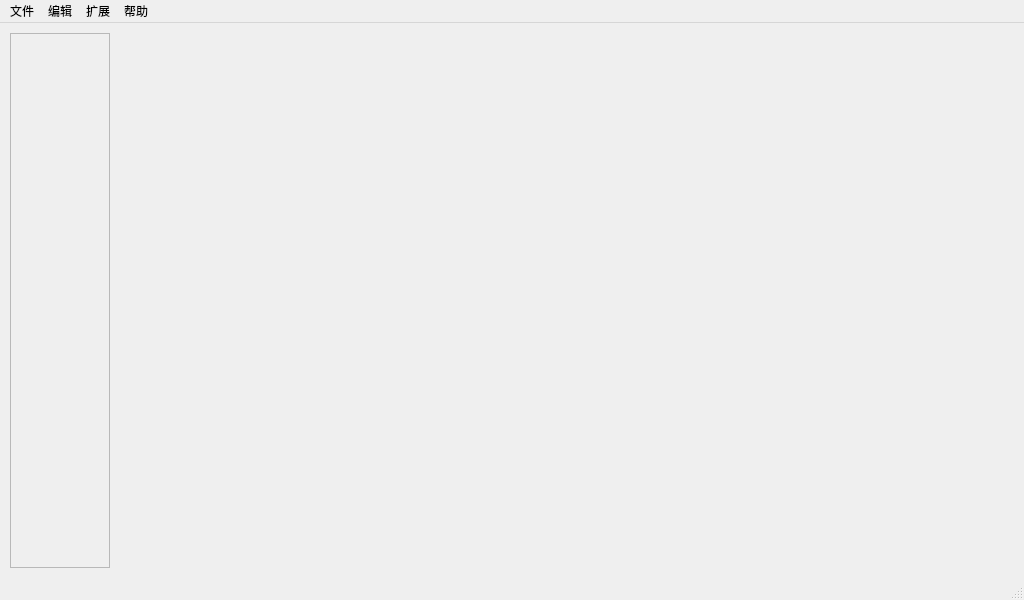
<?xml version="1.0" encoding="UTF-8"?>
<ui version="4.0">
 <class>MainWindow</class>
 <widget class="QMainWindow" name="MainWindow">
  <property name="geometry">
   <rect>
    <x>0</x>
    <y>0</y>
    <width>1024</width>
    <height>600</height>
   </rect>
  </property>
  <property name="minimumSize">
   <size>
    <width>512</width>
    <height>512</height>
   </size>
  </property>
  <property name="font">
   <font>
    <family>萝莉体</family>
   </font>
  </property>
  <property name="windowTitle">
   <string>MainWindow</string>
  </property>
  <widget class="QWidget" name="centralwidget">
   <layout class="QGridLayout" name="gridLayout_2">
    <item row="0" column="0">
     <widget class="QWidget" name="widget_2" native="true">
      <layout class="QHBoxLayout" name="horizontalLayout_2" stretch="1,0">
       <property name="spacing">
        <number>1</number>
       </property>
       <property name="leftMargin">
        <number>1</number>
       </property>
       <property name="topMargin">
        <number>1</number>
       </property>
       <property name="rightMargin">
        <number>1</number>
       </property>
       <property name="bottomMargin">
        <number>1</number>
       </property>
       <item>
        <widget class="ScrollAreaStyle1" name="scrollArea">
         <property name="sizePolicy">
          <sizepolicy hsizetype="Fixed" vsizetype="Expanding">
           <horstretch>0</horstretch>
           <verstretch>0</verstretch>
          </sizepolicy>
         </property>
         <property name="minimumSize">
          <size>
           <width>100</width>
           <height>0</height>
          </size>
         </property>
         <property name="maximumSize">
          <size>
           <width>100</width>
           <height>16777215</height>
          </size>
         </property>
         <property name="horizontalScrollBarPolicy">
          <enum>Qt::ScrollBarAlwaysOff</enum>
         </property>
         <property name="widgetResizable">
          <bool>true</bool>
         </property>
         <widget class="QWidget" name="scrollAreaWidgetContents">
          <property name="geometry">
           <rect>
            <x>0</x>
            <y>0</y>
            <width>98</width>
            <height>533</height>
           </rect>
          </property>
          <layout class="QHBoxLayout" name="horizontalLayout">
           <property name="spacing">
            <number>0</number>
           </property>
           <property name="sizeConstraint">
            <enum>QLayout::SetDefaultConstraint</enum>
           </property>
           <property name="leftMargin">
            <number>0</number>
           </property>
           <property name="topMargin">
            <number>0</number>
           </property>
           <property name="rightMargin">
            <number>0</number>
           </property>
           <property name="bottomMargin">
            <number>0</number>
           </property>
           <item>
            <spacer name="horizontalSpacer">
             <property name="orientation">
              <enum>Qt::Horizontal</enum>
             </property>
             <property name="sizeType">
              <enum>QSizePolicy::Fixed</enum>
             </property>
             <property name="sizeHint" stdset="0">
              <size>
               <width>10</width>
               <height>20</height>
              </size>
             </property>
            </spacer>
           </item>
           <item>
            <widget class="QWidget" name="widget" native="true">
             <property name="sizePolicy">
              <sizepolicy hsizetype="Fixed" vsizetype="Preferred">
               <horstretch>0</horstretch>
               <verstretch>0</verstretch>
              </sizepolicy>
             </property>
             <layout class="QVBoxLayout" name="verticalLayout">
              <item>
               <widget class="QSplitter" name="splitter">
                <property name="sizePolicy">
                 <sizepolicy hsizetype="Maximum" vsizetype="Preferred">
                  <horstretch>0</horstretch>
                  <verstretch>0</verstretch>
                 </sizepolicy>
                </property>
                <property name="maximumSize">
                 <size>
                  <width>16777215</width>
                  <height>16777215</height>
                 </size>
                </property>
                <property name="orientation">
                 <enum>Qt::Vertical</enum>
                </property>
                <property name="opaqueResize">
                 <bool>true</bool>
                </property>
                <property name="handleWidth">
                 <number>0</number>
                </property>
               </widget>
              </item>
              <item>
               <spacer name="verticalSpacer_2">
                <property name="orientation">
                 <enum>Qt::Vertical</enum>
                </property>
                <property name="sizeType">
                 <enum>QSizePolicy::MinimumExpanding</enum>
                </property>
                <property name="sizeHint" stdset="0">
                 <size>
                  <width>20</width>
                  <height>40</height>
                 </size>
                </property>
               </spacer>
              </item>
             </layout>
            </widget>
           </item>
          </layout>
         </widget>
        </widget>
       </item>
       <item>
        <widget class="QWidget" name="widget_3" native="true">
         <layout class="QGridLayout" name="gridLayout">
          <property name="leftMargin">
           <number>1</number>
          </property>
          <property name="topMargin">
           <number>1</number>
          </property>
          <property name="rightMargin">
           <number>1</number>
          </property>
          <property name="bottomMargin">
           <number>1</number>
          </property>
          <property name="spacing">
           <number>1</number>
          </property>
         </layout>
        </widget>
       </item>
      </layout>
     </widget>
    </item>
   </layout>
  </widget>
  <widget class="QMenuBar" name="menubar">
   <property name="geometry">
    <rect>
     <x>0</x>
     <y>0</y>
     <width>1024</width>
     <height>23</height>
    </rect>
   </property>
   <widget class="QMenu" name="menu">
    <property name="title">
     <string>文件</string>
    </property>
   </widget>
   <widget class="QMenu" name="menu_2">
    <property name="title">
     <string>编辑</string>
    </property>
    <addaction name="action"/>
    <addaction name="separator"/>
   </widget>
   <widget class="QMenu" name="menu_3">
    <property name="title">
     <string>扩展</string>
    </property>
    <addaction name="actions"/>
    <addaction name="separator"/>
   </widget>
   <widget class="QMenu" name="menu_4">
    <property name="title">
     <string>帮助</string>
    </property>
   </widget>
   <addaction name="menu"/>
   <addaction name="menu_2"/>
   <addaction name="menu_3"/>
   <addaction name="menu_4"/>
  </widget>
  <widget class="QStatusBar" name="statusbar"/>
  <action name="actions">
   <property name="text">
    <string>重载全部扩展</string>
   </property>
  </action>
  <action name="action">
   <property name="text">
    <string>设置</string>
   </property>
  </action>
 </widget>
 <customwidgets>
  <customwidget>
   <class>ScrollAreaStyle1</class>
   <extends>QScrollArea</extends>
   <header>../../Components/Components.h</header>
   <container>1</container>
  </customwidget>
 </customwidgets>
 <resources/>
 <connections/>
</ui>
